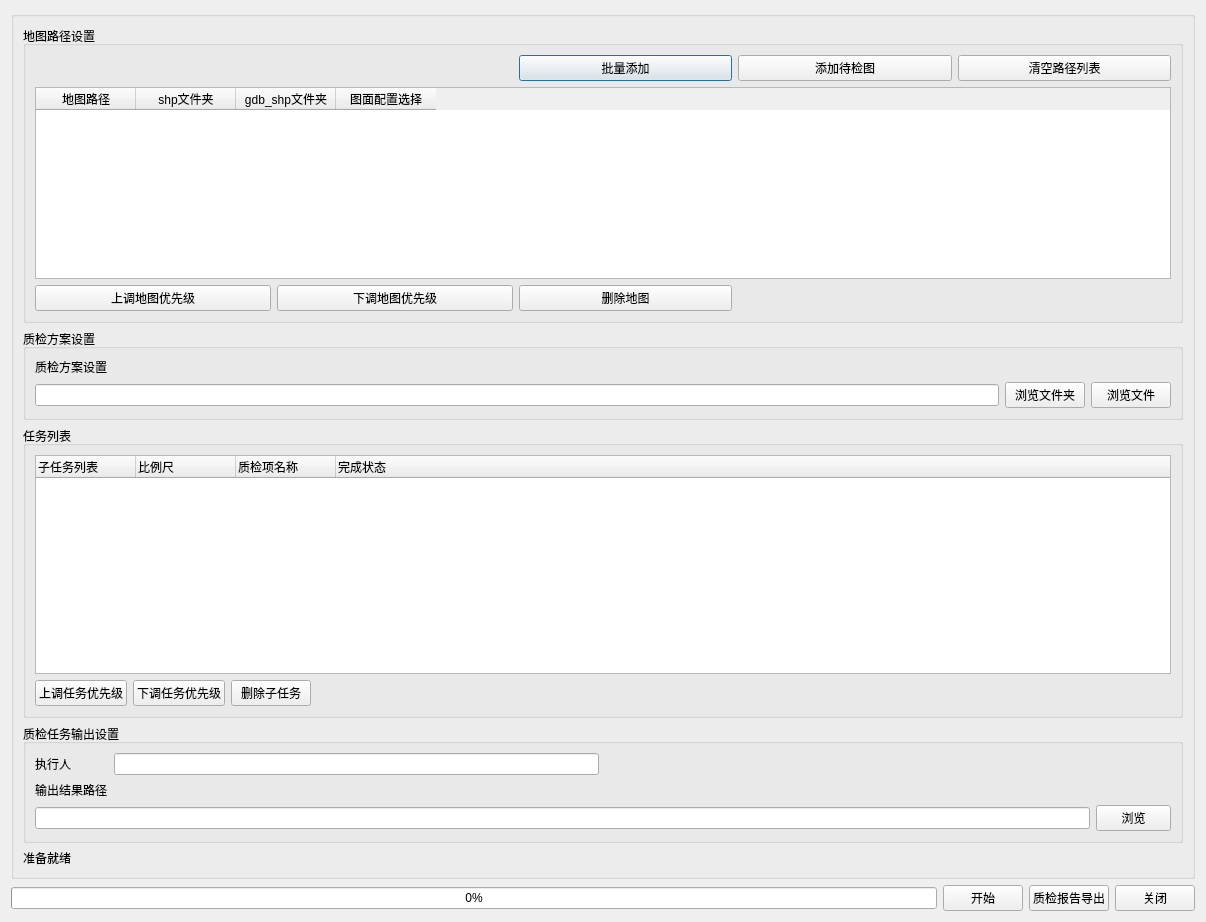
<?xml version="1.0" encoding="UTF-8"?>
<ui version="4.0">
 <class>map_check_task_manager</class>
 <widget class="QDialog" name="map_check_task_manager">
  <property name="geometry">
   <rect>
    <x>0</x>
    <y>0</y>
    <width>1206</width>
    <height>922</height>
   </rect>
  </property>
  <property name="windowTitle">
   <string>质检任务管理</string>
  </property>
  <layout class="QGridLayout" name="gridLayout_5">
   <item row="0" column="0" colspan="4">
    <widget class="QGroupBox" name="groupBox">
     <property name="title">
      <string/>
     </property>
     <layout class="QGridLayout" name="gridLayout_3">
      <item row="0" column="0">
       <widget class="QGroupBox" name="groupBox_InputData">
        <property name="maximumSize">
         <size>
          <width>16777215</width>
          <height>16777215</height>
         </size>
        </property>
        <property name="title">
         <string>地图路径设置</string>
        </property>
        <layout class="QGridLayout" name="gridLayout_4">
         <item row="0" column="0" colspan="2">
          <spacer name="horizontalSpacer_2">
           <property name="orientation">
            <enum>Qt::Orientation::Horizontal</enum>
           </property>
           <property name="sizeHint" stdset="0">
            <size>
             <width>478</width>
             <height>20</height>
            </size>
           </property>
          </spacer>
         </item>
         <item row="0" column="2">
          <widget class="QPushButton" name="pushButton_BatchAdd">
           <property name="maximumSize">
            <size>
             <width>16777215</width>
             <height>16777215</height>
            </size>
           </property>
           <property name="toolTip">
            <string>批量添加待检图</string>
           </property>
           <property name="text">
            <string>批量添加</string>
           </property>
          </widget>
         </item>
         <item row="0" column="3">
          <widget class="QPushButton" name="pushButton_AddGeopdfPath">
           <property name="maximumSize">
            <size>
             <width>16777215</width>
             <height>16777215</height>
            </size>
           </property>
           <property name="toolTip">
            <string>添加栅格分析就绪型数据包所在路径</string>
           </property>
           <property name="text">
            <string>添加待检图</string>
           </property>
          </widget>
         </item>
         <item row="0" column="4">
          <widget class="QPushButton" name="pushButton_ClearGeopdfPath">
           <property name="toolTip">
            <string>清空栅格分析就绪型数据包路径列表</string>
           </property>
           <property name="text">
            <string>清空路径列表</string>
           </property>
          </widget>
         </item>
         <item row="1" column="0" colspan="5">
          <widget class="QTableWidget" name="tableWidget_GeopdfPath">
           <property name="minimumSize">
            <size>
             <width>0</width>
             <height>0</height>
            </size>
           </property>
           <property name="baseSize">
            <size>
             <width>0</width>
             <height>0</height>
            </size>
           </property>
           <property name="styleSheet">
            <string notr="true"/>
           </property>
           <property name="editTriggers">
            <set>QAbstractItemView::EditTrigger::NoEditTriggers</set>
           </property>
           <property name="alternatingRowColors">
            <bool>true</bool>
           </property>
           <property name="selectionMode">
            <enum>QAbstractItemView::SelectionMode::SingleSelection</enum>
           </property>
           <attribute name="horizontalHeaderCascadingSectionResizes">
            <bool>false</bool>
           </attribute>
           <column>
            <property name="text">
             <string>地图路径</string>
            </property>
           </column>
           <column>
            <property name="text">
             <string>shp文件夹</string>
            </property>
           </column>
           <column>
            <property name="text">
             <string>gdb_shp文件夹</string>
            </property>
           </column>
           <column>
            <property name="text">
             <string>图面配置选择</string>
            </property>
           </column>
          </widget>
         </item>
         <item row="2" column="0">
          <widget class="QPushButton" name="pushButton_upmap">
           <property name="text">
            <string>上调地图优先级</string>
           </property>
          </widget>
         </item>
         <item row="2" column="1">
          <widget class="QPushButton" name="pushButton_downmap">
           <property name="text">
            <string>下调地图优先级</string>
           </property>
          </widget>
         </item>
         <item row="2" column="2">
          <widget class="QPushButton" name="pushButton_deletemap">
           <property name="maximumSize">
            <size>
             <width>16777215</width>
             <height>16777215</height>
            </size>
           </property>
           <property name="toolTip">
            <string>添加栅格分析就绪型数据包所在路径</string>
           </property>
           <property name="text">
            <string>删除地图</string>
           </property>
          </widget>
         </item>
        </layout>
       </widget>
      </item>
      <item row="1" column="0">
       <widget class="QGroupBox" name="groupBox_4">
        <property name="title">
         <string>质检方案设置</string>
        </property>
        <layout class="QGridLayout" name="gridLayout_2">
         <item row="0" column="0">
          <widget class="QLabel" name="label">
           <property name="text">
            <string>质检方案设置</string>
           </property>
          </widget>
         </item>
         <item row="1" column="0">
          <widget class="QLineEdit" name="lineEdit_xmlfiles"/>
         </item>
         <item row="1" column="1">
          <widget class="QPushButton" name="pushButton_loadxmlfiles">
           <property name="text">
            <string>浏览文件夹</string>
           </property>
          </widget>
         </item>
         <item row="1" column="2">
          <widget class="QPushButton" name="pushButton_loadxmlfile">
           <property name="text">
            <string>浏览文件</string>
           </property>
          </widget>
         </item>
        </layout>
       </widget>
      </item>
      <item row="2" column="0">
       <widget class="QGroupBox" name="groupBox_2">
        <property name="title">
         <string>任务列表</string>
        </property>
        <layout class="QGridLayout" name="gridLayout">
         <item row="0" column="0" colspan="4">
          <widget class="QTreeWidget" name="treeWidget_xmlTaskData">
           <column>
            <property name="text">
             <string>子任务列表</string>
            </property>
           </column>
           <column>
            <property name="text">
             <string>比例尺</string>
            </property>
           </column>
           <column>
            <property name="text">
             <string>质检项名称</string>
            </property>
           </column>
           <column>
            <property name="text">
             <string>完成状态</string>
            </property>
           </column>
          </widget>
         </item>
         <item row="1" column="0">
          <widget class="QPushButton" name="pushButton_uptask">
           <property name="text">
            <string>上调任务优先级</string>
           </property>
          </widget>
         </item>
         <item row="1" column="1">
          <widget class="QPushButton" name="pushButton_downtask">
           <property name="text">
            <string>下调任务优先级</string>
           </property>
          </widget>
         </item>
         <item row="1" column="2">
          <widget class="QPushButton" name="pushButton_delete">
           <property name="maximumSize">
            <size>
             <width>16777215</width>
             <height>16777215</height>
            </size>
           </property>
           <property name="toolTip">
            <string>添加栅格分析就绪型数据包所在路径</string>
           </property>
           <property name="text">
            <string>删除子任务</string>
           </property>
          </widget>
         </item>
         <item row="1" column="3">
          <spacer name="horizontalSpacer_3">
           <property name="orientation">
            <enum>Qt::Orientation::Horizontal</enum>
           </property>
           <property name="sizeHint" stdset="0">
            <size>
             <width>215</width>
             <height>20</height>
            </size>
           </property>
          </spacer>
         </item>
        </layout>
       </widget>
      </item>
      <item row="3" column="0">
       <widget class="QGroupBox" name="groupBox_InputData_3">
        <property name="maximumSize">
         <size>
          <width>16777215</width>
          <height>16777215</height>
         </size>
        </property>
        <property name="title">
         <string>质检任务输出设置</string>
        </property>
        <layout class="QGridLayout" name="gridLayout_6">
         <item row="2" column="0">
          <widget class="QLabel" name="label_ShpPath_3">
           <property name="text">
            <string>输出结果路径</string>
           </property>
           <property name="alignment">
            <set>Qt::AlignmentFlag::AlignLeading|Qt::AlignmentFlag::AlignLeft|Qt::AlignmentFlag::AlignVCenter</set>
           </property>
          </widget>
         </item>
         <item row="4" column="3">
          <widget class="QPushButton" name="Button_SaveLogFilePath">
           <property name="maximumSize">
            <size>
             <width>75</width>
             <height>16777215</height>
            </size>
           </property>
           <property name="text">
            <string>浏览</string>
           </property>
          </widget>
         </item>
         <item row="0" column="0">
          <widget class="QLabel" name="label_2">
           <property name="text">
            <string>执行人</string>
           </property>
          </widget>
         </item>
         <item row="4" column="0" colspan="3">
          <widget class="QLineEdit" name="lineEdit_OutputLogPath">
           <property name="minimumSize">
            <size>
             <width>0</width>
             <height>0</height>
            </size>
           </property>
           <property name="maximumSize">
            <size>
             <width>16777215</width>
             <height>16777215</height>
            </size>
           </property>
           <property name="toolTip">
            <string>设置日志文件保存路径</string>
           </property>
          </widget>
         </item>
         <item row="0" column="1">
          <widget class="QLineEdit" name="lineEdit"/>
         </item>
         <item row="0" column="2">
          <spacer name="horizontalSpacer_8">
           <property name="orientation">
            <enum>Qt::Orientation::Horizontal</enum>
           </property>
           <property name="sizeHint" stdset="0">
            <size>
             <width>238</width>
             <height>20</height>
            </size>
           </property>
          </spacer>
         </item>
        </layout>
       </widget>
      </item>
      <item row="4" column="0">
       <widget class="QLabel" name="label_log">
        <property name="text">
         <string>准备就绪</string>
        </property>
       </widget>
      </item>
     </layout>
    </widget>
   </item>
   <item row="1" column="0">
    <widget class="QProgressBar" name="progressBar">
     <property name="value">
      <number>0</number>
     </property>
    </widget>
   </item>
   <item row="1" column="1">
    <widget class="QPushButton" name="pushButton_StartPause">
     <property name="text">
      <string>开始</string>
     </property>
    </widget>
   </item>
   <item row="1" column="3">
    <widget class="QPushButton" name="pushButton_close">
     <property name="text">
      <string>关闭</string>
     </property>
    </widget>
   </item>
   <item row="1" column="2">
    <widget class="QPushButton" name="pushButton_ReportExport">
     <property name="text">
      <string>质检报告导出</string>
     </property>
    </widget>
   </item>
  </layout>
 </widget>
 <resources>
  <include location="../map_quality_check_tools.qrc"/>
 </resources>
 <connections/>
</ui>
